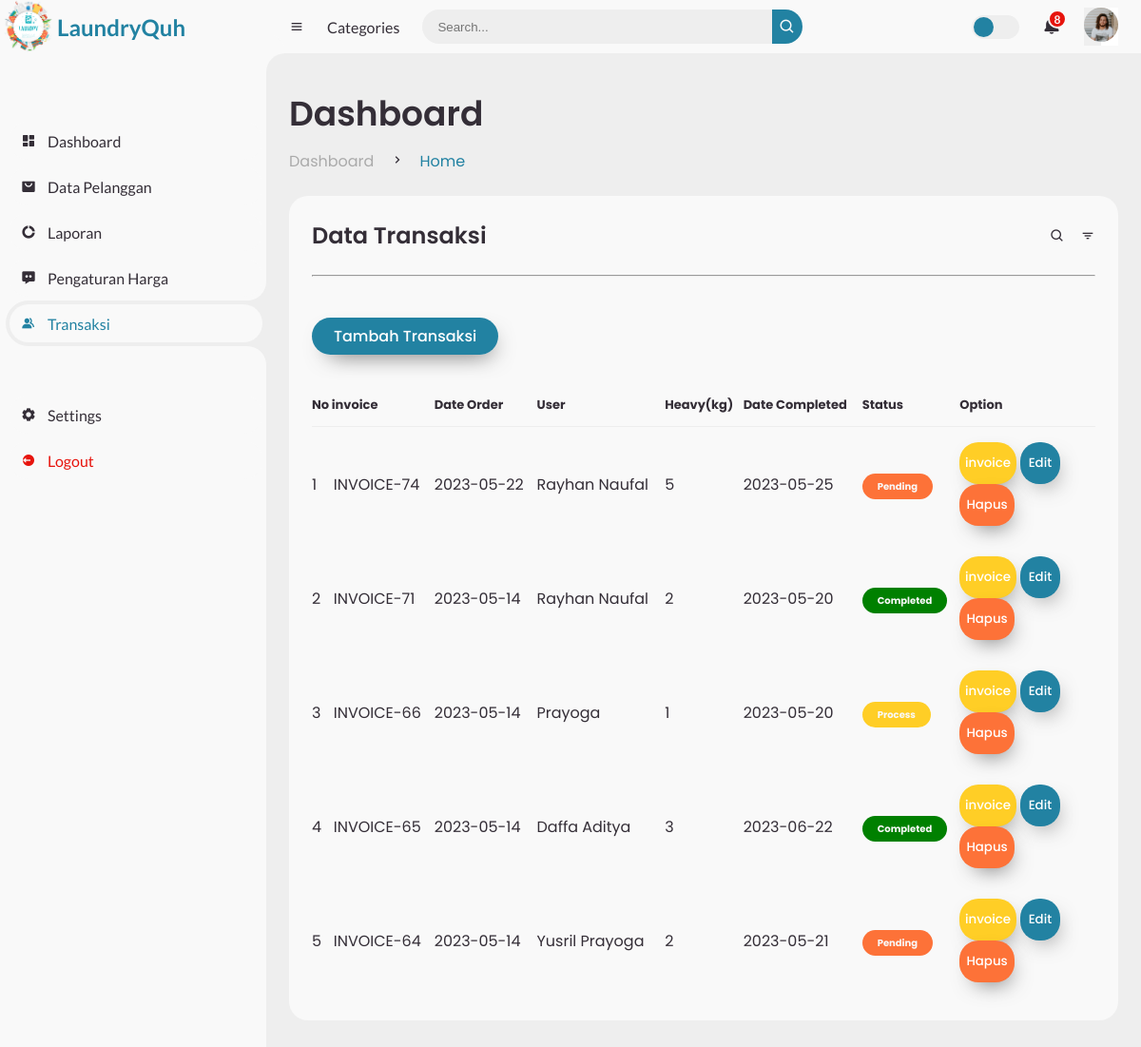
/backend/transaksi.php (signed in), run on the app's committed database.
### tables this page shows
CREATE TABLE `pelanggan` (
  `pelanggan_id` int(11) NOT NULL,
  `pelanggan_nama` varchar(255) NOT NULL,
  `pelanggan_hp` varchar(20) NOT NULL,
  `pelanggan_alamat` text NOT NULL
);

CREATE TABLE `transaksi` (
  `transaksi_id` int(11) NOT NULL,
  `transaksi_tgl` date NOT NULL,
  `transaksi_pelanggan` int(11) NOT NULL,
  `transaksi_harga` int(11) NOT NULL,
  `transaksi_berat` int(11) NOT NULL,
  `transaksi_tgl_selesai` date NOT NULL,
  `transaksi_status` int(11) NOT NULL
);

### backend/transaksi.php (the view, shortened to what this page needs)
<!DOCTYPE html>
<html lang="en">
<head>
	<link href='https://unpkg.com/boxicons@2.0.9/css/boxicons.min.css' rel='stylesheet'>
	<link rel="stylesheet" href="css/dashboard.css">
</head>
<body>
	<section id="sidebar">
		<a href="index.html" class="brand">
			<img width="60px" src="../images/icon.png" alt="LaundryQuh">
			<span class="text">LaundryQuh</span>
		</a>
		<ul class="side-menu top">
			<li>
				<a href="index.php">
					<i class='bx bxs-dashboard' ></i>
					<span class="text">Dashboard</span>
				</a>
			</li>
			<li>
				<a href="pelanggan.php">
					<i class='bx bxs-shopping-bag-alt' ></i>
					<span class="text">Data Pelanggan</span>
				</a>
			</li>
			<li>
				<a href="laporan.php">
					<i class='bx bxs-doughnut-chart' ></i>
					<span class="text">Laporan</span>
				</a>
			</li>
			<li>
				<a href="harga.php">
					<i class='bx bxs-message-dots' ></i>
					<span class="text">Pengaturan Harga</span>
				</a>
			</li>
			<li class="active">
				<a href="transaksi.php">
					<i class='bx bxs-group' ></i>
					<span class="text">Transaksi</span>
				</a>
			</li>
		</ul>
		<ul class="side-menu">
			<li>
				<a href="setting.php">
					<i class='bx bxs-cog' ></i>
					<span class="text">Settings</span>
				</a>
			</li>
			<li>
				<a href="logout.php?logout" class="logout">
					<i class='bx bxs-log-out-circle' ></i>
					<span class="text">Logout</span>
				</a>
			</li>
		</ul>
	</section>
	<section id="content">
		<nav>
			<i class='bx bx-menu' ></i>
			<a href="#" class="nav-link">Categories</a>
			<form action="#">
				<div class="form-input">
					<input type="search" placeholder="Search...">
					<button type="submit" class="search-btn"><i class='bx bx-search' ></i></button>
				</div>
			</form>
			<label for="switch-mode" class="switch-mode"></label>
			<a href="#" class="notification">
				<span class="num">8</span>
			</a>
			<div class="dropdown">
				<button class="dropbtn"><img src="img/people.png"></button>
			  </div>
		</nav>
		<main>
			<div class="head-title">
				<div class="left">
					<h1>Dashboard</h1>
					<ul class="breadcrumb">
						<li>
							<a href="#">Dashboard</a>
						</li>
						<li><i class='bx bx-chevron-right' ></i></li>
						<li>
							<a class="active" href="#">Home</a>
						</li>
					</ul>
				</div>
			</div>
			<div class="table-data">
				<div class="order">
					<div class="head">
						<h3>Data Transaksi</h3>
						<i class='bx bx-search' ></i>
						<i class='bx bx-filter' ></i>
					</div>
					<hr>
					<br><br>
					<a href="transaksi_option.php?action=add_trans" class="btn-tambah">
                        <span class="text">Tambah Transaksi</span>
                    </a>
					<table>
						<thead>
							<tr>
								<th>No</th>
								<th>invoice</th>
								<th>Date Order</th>
								<th>User</th>
								<th>Heavy(kg)</th>
								<th>Date Completed</th>
								<th>Status</th>
								<th>Option</th>
							</tr>
						</thead>
						<tbody>
							<?php
								$no = 1;
								include "koneksi.php";
								$query = "SELECT * FROM pelanggan,transaksi WHERE transaksi_pelanggan=pelanggan_id order by transaksi_id desc";
								$result = mysqli_query($con, $query);
								while($array = mysqli_fetch_array($result))
								{
									switch ($array['transaksi_status']) {
										case '2':
											$status = 'completed';
											break;
										case '1':
											$status = "process";
											break;
										case '0':
											$status = "pending";
											break;
									}
									?>
										<tr>
											<td><?php echo $no++ ?></td>
											<td>INVOICE-<?php echo $array['transaksi_id']; ?></td>
											<td><?php echo $array['transaksi_tgl']; ?></td>
											<td><?php echo $array['pelanggan_nama']; ?></td>
											<td><?php echo $array['transaksi_berat']; ?></td>
											<td><?php echo $array['transaksi_tgl_selesai']; ?></td>
											<td><span class="status <?php echo $status ?>"><?php echo ucfirst($status) ?></span></td>
											<td>
												<a href="invoice.php?id=<?php echo $array['transaksi_id']; ?>" target="_blank"><button style="padding: 12px 4%;" class="invoice">invoice</button></a>
												<a href="transaksi_option.php?action=edit_trans&&id=<?php echo $array['transaksi_id'] ?>"><button style="padding: 12px 6%;" class="edit">Edit</button></a>
												<a href="transaksi_option.php?action=delete_trans&&id=<?php echo $array['transaksi_id'] ?>"><button style="padding: 12px 5%;" type="submit" onclick="return confirm('Are you sure want to delete ?')" name="action" value="delete" class="hapus">Hapus</button></a>
											</td>
										</tr>
									<?php
								};
							?>
						</tbody>
					</table>
				</div>
			</div>
		</main>
	</section>
</body>
</html>

### data on the page
pelanggan: transaksi.transaksi_id "74", transaksi.transaksi_tgl "2023-05-22", pelanggan_nama "Rayhan Naufal", transaksi.transaksi_berat "5", transaksi.transaksi_tgl_selesai "2023-05-25", transaksi.transaksi_status "Pending", transaksi.transaksi_id "71", transaksi.transaksi_tgl "2023-05-14", transaksi.transaksi_berat "2", transaksi.transaksi_tgl_selesai "2023-05-20", transaksi.transaksi_status "Completed"
pelanggan: transaksi.transaksi_id "66", transaksi.transaksi_tgl "2023-05-14", pelanggan_nama "Prayoga", transaksi.transaksi_berat "1", transaksi.transaksi_tgl_selesai "2023-05-20", transaksi.transaksi_status "Process"
pelanggan: transaksi.transaksi_id "65", transaksi.transaksi_tgl "2023-05-14", pelanggan_nama "Daffa Aditya", transaksi.transaksi_berat "3", transaksi.transaksi_tgl_selesai "2023-06-22", transaksi.transaksi_status "Completed"
pelanggan: transaksi.transaksi_id "64", transaksi.transaksi_tgl "2023-05-14", pelanggan_nama "Yusril Prayoga", transaksi.transaksi_berat "2", transaksi.transaksi_tgl_selesai "2023-05-21", transaksi.transaksi_status "Pending"
